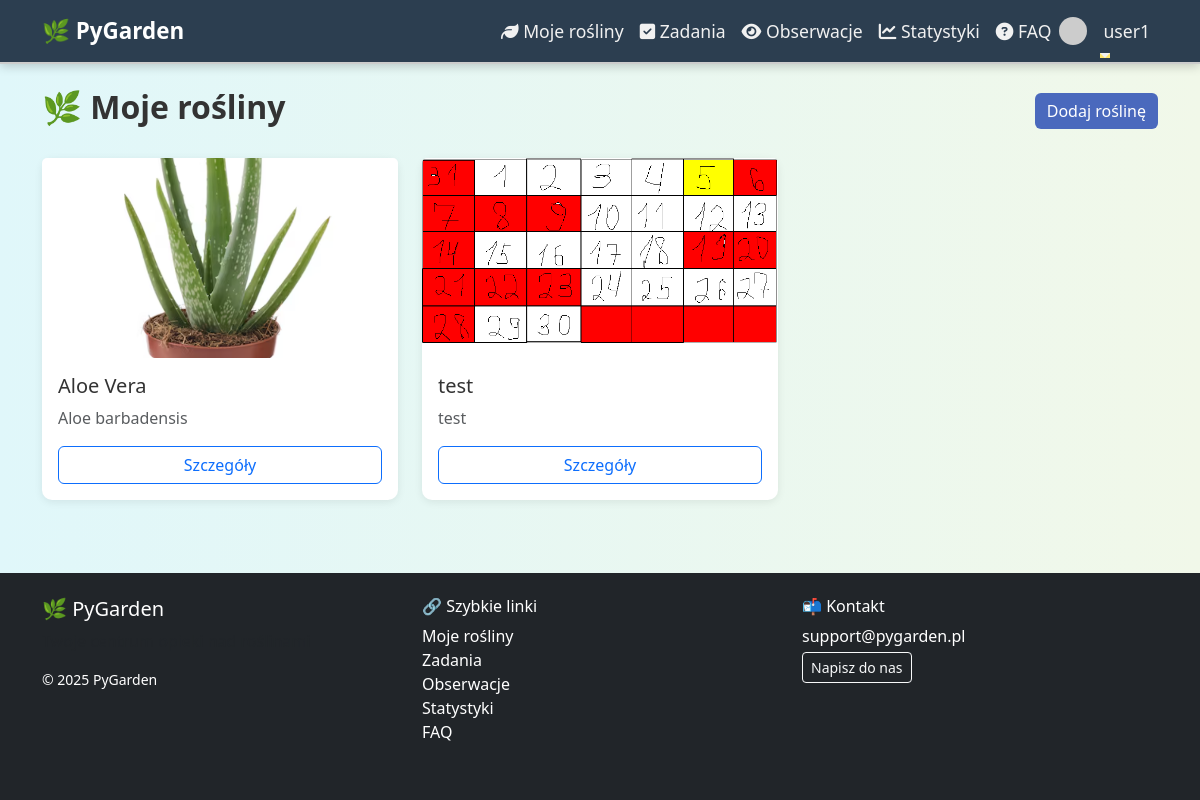
Page /rosliny/ (signed in) on the earlier database version.
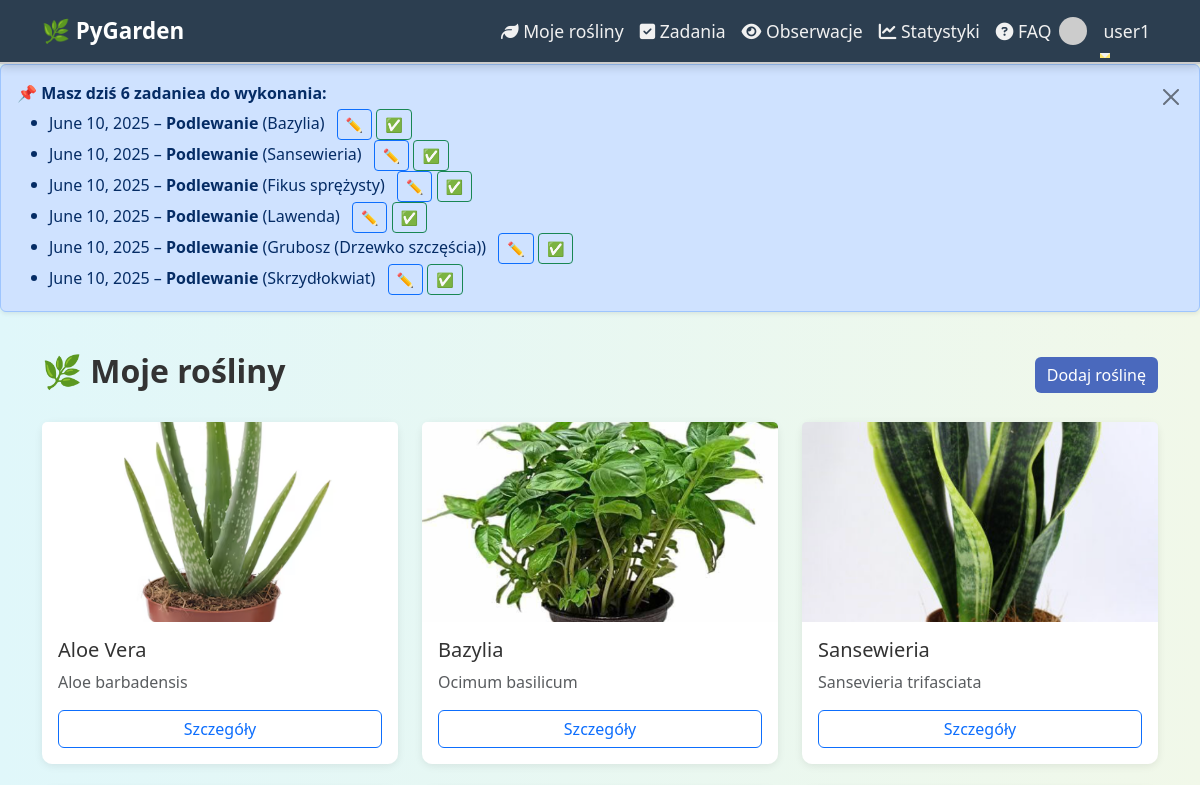
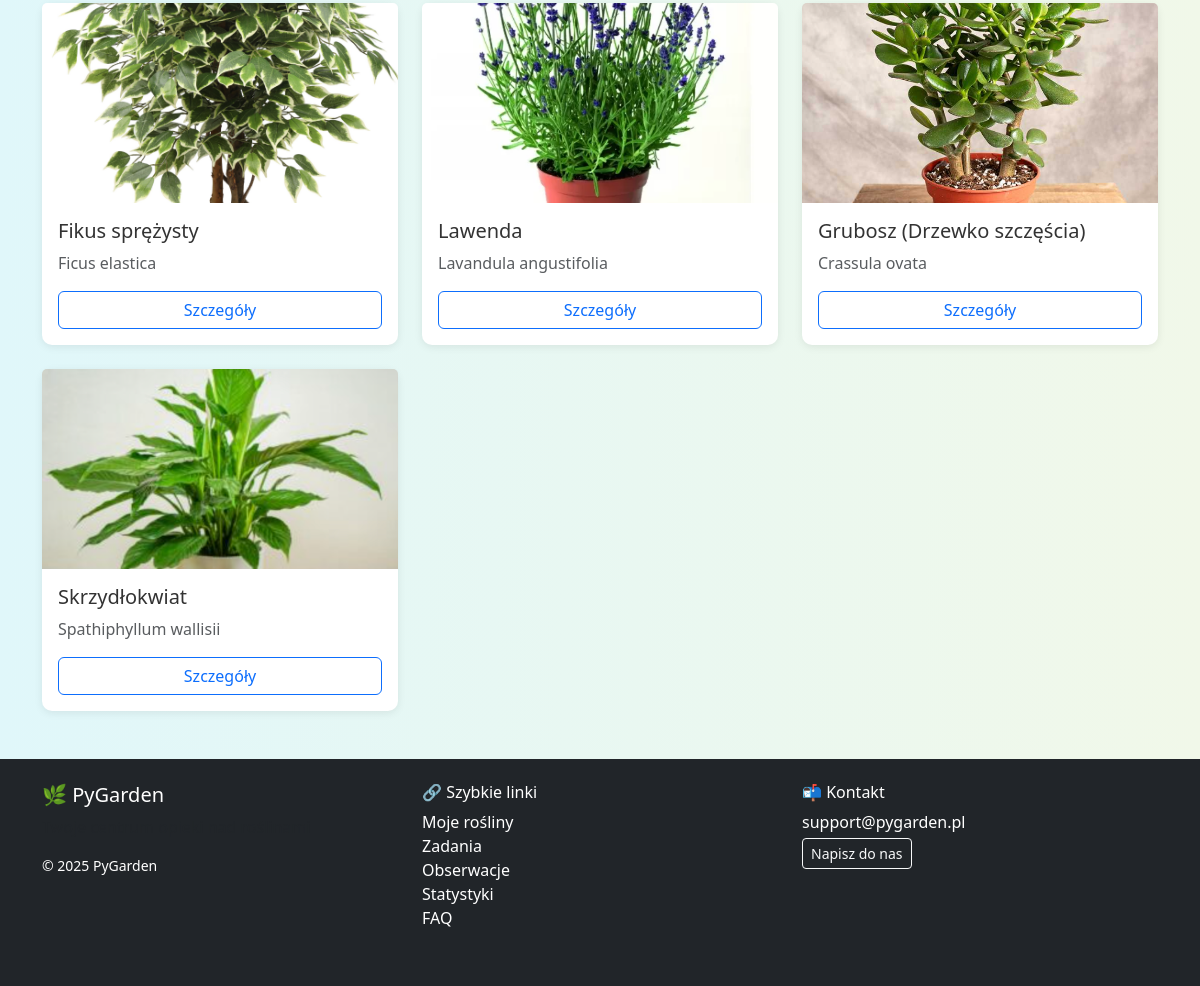
Same page on the later database version (2 pictures, top to bottom).
### apps/plants/models.py (models this page shows, shortened)
class Plant(models.Model):
    LIGHT_CHOICES = [
        ('low', 'Niskie'),
        ('medium', 'Średnie'),
        ('high', 'Wysokie'),
    ]
    user = models.ForeignKey(User, on_delete=models.CASCADE, related_name='plants')
    nazwa = models.CharField(max_length=255)                   # название растения
    gatunek = models.CharField(max_length=255, blank=True)     # «gatunek» = вид (опционально)
    kategoria = models.ForeignKey(
        Category,
        on_delete=models.SET_NULL,
        null=True,
        blank=True
    )                                                         # категория (связь «многие-ко-многим» упрощена)
    zdjecie = models.ImageField(upload_to='plants/%Y/%m/', blank=True, null=True)
    data_dodania = models.DateField(auto_now_add=True)         # дата добавления (автоматически)
    ostatnie_podlanie = models.DateField(null=True, blank=True)  # дата последнего полива
    interwal_podlania = models.PositiveIntegerField(
        default=7,
        help_text='Interwał (w dniach) między podlaniami'
    )
    interwal_nawozenia = models.PositiveIntegerField(
        default=30,
        help_text='Interwał (w dniach) na nawożenie'
    )
    interwal_przesadzania = models.PositiveIntegerField(
        default=365,
        help_text='Interwał (w dniach) na przesadzanie'
    )
    oswietlenie = models.CharField(
        max_length=10,
        choices=LIGHT_CHOICES,
        default='medium'
    )
    ph_min = models.DecimalField(max_digits=4, decimal_places=2, null=True, blank=True)
    ph_max = models.DecimalField(max_digits=4, decimal_places=2, null=True, blank=True)
    uwagi = models.TextField(blank=True, null=True)            # заметки/комментарии
    class Meta:
        verbose_name = 'Roślina'
        verbose_name_plural = 'Rośliny'

### apps/scheduler/models.py (models this page shows, shortened)
class Task(models.Model):
    plant = models.ForeignKey(Plant, on_delete=models.CASCADE, related_name='zadania')
    user = models.ForeignKey(User, on_delete=models.CASCADE, related_name='zadania')
    typ = models.ForeignKey(TaskType, on_delete=models.SET_NULL, null=True)
    opis = models.TextField(blank=True, null=True)
    data = models.DateField()
    wykonane = models.BooleanField(default=False)
    class Meta:
        verbose_name = 'Zadanie'
        verbose_name_plural = 'Zadania'
        ordering = ['data']

class TaskType(models.Model):
    nazwa = models.CharField(max_length=100, unique=True)
    class Meta:
        verbose_name = 'Typ zadania'
        verbose_name_plural = 'Typy zadań'

### apps/plants/views.py (the view)
# urls.py: path('', views.PlantListView.as_view(), name='list'),
class PlantListView(LoginRequiredMixin, ListView):
    model = Plant
    template_name = 'plants/plant_list.html'
    context_object_name = 'plants'
    paginate_by = 10
    def get_queryset(self):
        return Plant.objects.filter(user=self.request.user).order_by('-data_dodania')

### apps/scheduler/context_processors.py (called while the page is built)
def todays_tasks(request):
    if request.user.is_authenticated:
        tasks_today = Task.objects.filter(
            user=request.user,
            data=date.today(),
            wykonane=False
        ).select_related('typ', 'plant')
    else:
        tasks_today = []
    return {'tasks_today': tasks_today}

### templates/plants/plant_list.html (shortened to what this page needs)
{% extends 'base.html' %}
{% load static %}
{% block content %}
<div class="d-flex justify-content-between align-items-center mb-4">
    <h2 class="fw-bold">🌿 Moje rośliny</h2>
    <a href="{% url 'plants:add' %}" class="btn btn-primary">Dodaj roślinę</a>
</div>
{% if plants %}
    <div class="row">
        {% for plant in plants %}
            <div class="col-md-4 mb-4">
                <div class="card h-100">
                    {% if plant.zdjecie %}
                        <img src="{{ plant.zdjecie.url }}" class="card-img-top" alt="{{ plant.nazwa }}" style="height: 200px; object-fit: cover;">
                    {% endif %}
                    <div class="card-body d-flex flex-column">
                        <h5 class="card-title">{{ plant.nazwa }}</h5>
                        <p class="card-text text-muted">{{ plant.gatunek }}</p>
                        <a href="{% url 'plants:detail' plant.pk %}" class="btn btn-outline-primary mt-auto">Szczegóły</a>
                    </div>
                </div>
            </div>
        {% endfor %}
    </div>
{% else %}
    <div class="alert alert-info">
        Nie masz jeszcze żadnych roślin. <a href="{% url 'plants:add' %}">Dodaj pierwszą roślinę</a>.
    </div>
{% endif %}
{% endblock %}

### templates/base.html (shortened to what this page needs)
<!DOCTYPE html>
<html lang="pl">
{% load static %}
<head>
  <link href="https://cdn.jsdelivr.net/npm/bootstrap@5.3.0/dist/css/bootstrap.min.css" rel="stylesheet" />
  <link rel="stylesheet" href="https://cdnjs.cloudflare.com/ajax/libs/font-awesome/6.5.0/css/all.min.css" />
  <link rel="stylesheet" href="{% static 'css/style.css' %}" />
  <link href="https://cdn.jsdelivr.net/npm/fullcalendar@6.1.10/index.global.min.css" rel="stylesheet">
</head>
<body class="d-flex flex-column min-vh-100">
<nav class="navbar navbar-expand-lg navbar-animate sticky-top">
  <div class="container" style="overflow: visible;">
    <a class="navbar-brand" href="{% url 'plants:list' %}">🌿 PyGarden</a>
    <div class="collapse navbar-collapse" id="navbarNav">
      <ul class="navbar-nav ms-auto">
        {% if user.is_authenticated %}
          <li class="nav-item"><a class="nav-link" href="{% url 'plants:list' %}"><i class="fa fa-leaf"></i> Moje rośliny</a></li>
          <li class="nav-item"><a class="nav-link" href="{% url 'tasks:calendar' %}"><i class="fa fa-check-square"></i> Zadania</a></li>
          <li class="nav-item"><a class="nav-link" href="{% url 'observations:list' %}"><i class="fa fa-eye"></i> Obserwacje</a></li>
          <li class="nav-item"><a class="nav-link" href="{% url 'analytics:statistics' %}"><i class="fa fa-chart-line"></i> Statystyki</a></li>
          <li class="nav-item"><a class="nav-link" href="{% url 'faq' %}"><i class="fa fa-question-circle"></i> FAQ</a></li>
          <li class="nav-item dropdown d-flex align-items-center gap-2">
            <img src="https://www.gravatar.com/avatar/?s=28&d=identicon" class="rounded-circle" style="width: 28px; height: 28px;" alt="avatar">
            <a class="nav-link dropdown-toggle" href="#" id="userDropdown" data-bs-toggle="dropdown">{{ user.username }}</a>
          </li>
        {% else %}
          <li class="nav-item"><a class="nav-link" href="{% url 'accounts:login' %}">Zaloguj się</a></li>
          <li class="nav-item"><a class="nav-link" href="{% url 'accounts:register' %}">Rejestracja</a></li>
        {% endif %}
      </ul>
    </div>
  </div>
</nav>
{% if tasks_today %}
<div class="alert alert-primary d-flex justify-content-between align-items-start fade show shadow-sm" role="alert" id="task-alert" style="animation: fade-in 0.5s ease-out;">
  <div>
    <strong>📌 Masz dziś {{ tasks_today|length }} zadanie{{ tasks_today|length|pluralize:"e,a" }} do wykonania:</strong>
    <ul class="mb-0 mt-1">
      {% for task in tasks_today %}
        <li>
          {{ task.data }} – <strong>{{ task.typ.nazwa }}</strong> ({{ task.plant.nazwa }})
          <a href="{% url 'tasks:edit' task.pk %}" class="btn btn-sm btn-outline-primary ms-2">✏️</a>
          {% if not task.wykonane %}
            <a href="{% url 'tasks:mark_done' task.pk %}" class="btn btn-sm btn-outline-success">✅</a>
          {% endif %}
        </li>
      {% endfor %}
    </ul>
  </div>
  <button type="button" class="btn-close ms-3 mt-1" data-bs-dismiss="alert" aria-label="Close"></button>
</div>
{% endif %}
<div class="container py-4 flex-grow-1">
  {% block content %}{% endblock %}
</div>
<footer class="bg-dark text-white mt-auto py-4">
  <div class="container">
    <div class="row">
      <div class="col-md-4 mb-3">
        <h5>🌿 PyGarden</h5>
        <p class="text-muted">Twoje centrum opieki nad roślinami</p>
        <p class="small">&copy; 2025 PyGarden</p>
      </div>
      <div class="col-md-4 mb-3">
        <h6>🔗 Szybkie linki</h6>
        <ul class="list-unstyled">
          <li><a href="{% url 'plants:list' %}" class="text-white text-decoration-none">Moje rośliny</a></li>
          <li><a href="{% url 'tasks:calendar' %}" class="text-white text-decoration-none">Zadania</a></li>
          <li><a href="{% url 'observations:list' %}" class="text-white text-decoration-none">Obserwacje</a></li>
          <li><a href="{% url 'analytics:statistics' %}" class="text-white text-decoration-none">Statystyki</a></li>
          <li><a href="{% url 'faq' %}" class="text-white text-decoration-none">FAQ</a></li>
        </ul>
      </div>
      <div class="col-md-4 mb-3">
        <h6>📬 Kontakt</h6>
        <p class="mb-1">support@pygarden.pl</p>
        <a href="mailto:support@pygarden.pl" class="btn btn-outline-light btn-sm">Napisz do nas</a>
      </div>
    </div>
  </div>
</footer>
</body>
</html>

### static/css/style.css (style rules this page uses)
body { background: linear-gradient(to right, #e0f7fa, #f1f8e9); font-family: 'Segoe UI', sans-serif; color: #333; transition: background-color 0.3s ease, color 0.3s ease; }
.card { border: none; box-shadow: 0 2px 8px rgba(0,0,0,0.08); border-radius: 10px; background-color: #fff; color: #333; transition: all 0.2s ease-in-out; }
h2 { font-weight: 600; }
.btn-primary { background-color: #4a69bd; border: none; }
.navbar { background-color: #2c3e50 !important; box-shadow: 0 2px 10px rgba(0, 0, 0, 0.2); border-bottom: 2px solid #ccc; transition: all 0.4s ease; z-index: 1000; position: relative; }
.navbar-animate { transform: translateY(-100%); opacity: 0; animation: navbarDropIn 0.7s ease-out forwards; }
.navbar .nav-link { color: #f1f1f1 !important; font-weight: 500; font-size: 1.1rem; padding: 0.6rem 1rem; transition: all 0.3s ease; position: relative; }
.navbar .nav-link::after { content: ''; display: block; width: 0; height: 2px; background: #ffe66d; transition: width 0.3s; position: absolute; bottom: -4px; left: 0; }
.navbar .navbar-brand { font-size: 1.4rem; font-weight: bold; color: #ffffff !important; transition: all 0.3s ease; }

Differences in the rows shown:
removed Plant: zdjecie (picture), nazwa "test", gatunek "test"
added Task: data "June 10, 2025", typ.nazwa "Podlewanie", plant.nazwa "Bazylia"
added Task: data "June 10, 2025", typ.nazwa "Podlewanie", plant.nazwa "Sansewieria"
added Task: data "June 10, 2025", typ.nazwa "Podlewanie", plant.nazwa "Fikus sprężysty"
added Task: data "June 10, 2025", typ.nazwa "Podlewanie", plant.nazwa "Lawenda"
added Task: data "June 10, 2025", typ.nazwa "Podlewanie", plant.nazwa "Grubosz (Drzewko szczęścia)"
added Task: data "June 10, 2025", typ.nazwa "Podlewanie", plant.nazwa "Skrzydłokwiat"
added Plant: zdjecie (picture), nazwa "Bazylia", gatunek "Ocimum basilicum"
added Plant: zdjecie (picture), nazwa "Sansewieria", gatunek "Sansevieria trifasciata"
added Plant: zdjecie (picture), nazwa "Fikus sprężysty", gatunek "Ficus elastica"
added Plant: zdjecie (picture), nazwa "Lawenda", gatunek "Lavandula angustifolia"
added Plant: zdjecie (picture), nazwa "Grubosz (Drzewko szczęścia)", gatunek "Crassula ovata"
added Plant: zdjecie (picture), nazwa "Skrzydłokwiat", gatunek "Spathiphyllum wallisii"
Other differences:
{{ tasks_today|length }}: (not shown) → "6"
text now shown: "📌 Masz dziś zadanie do wykonania:"
